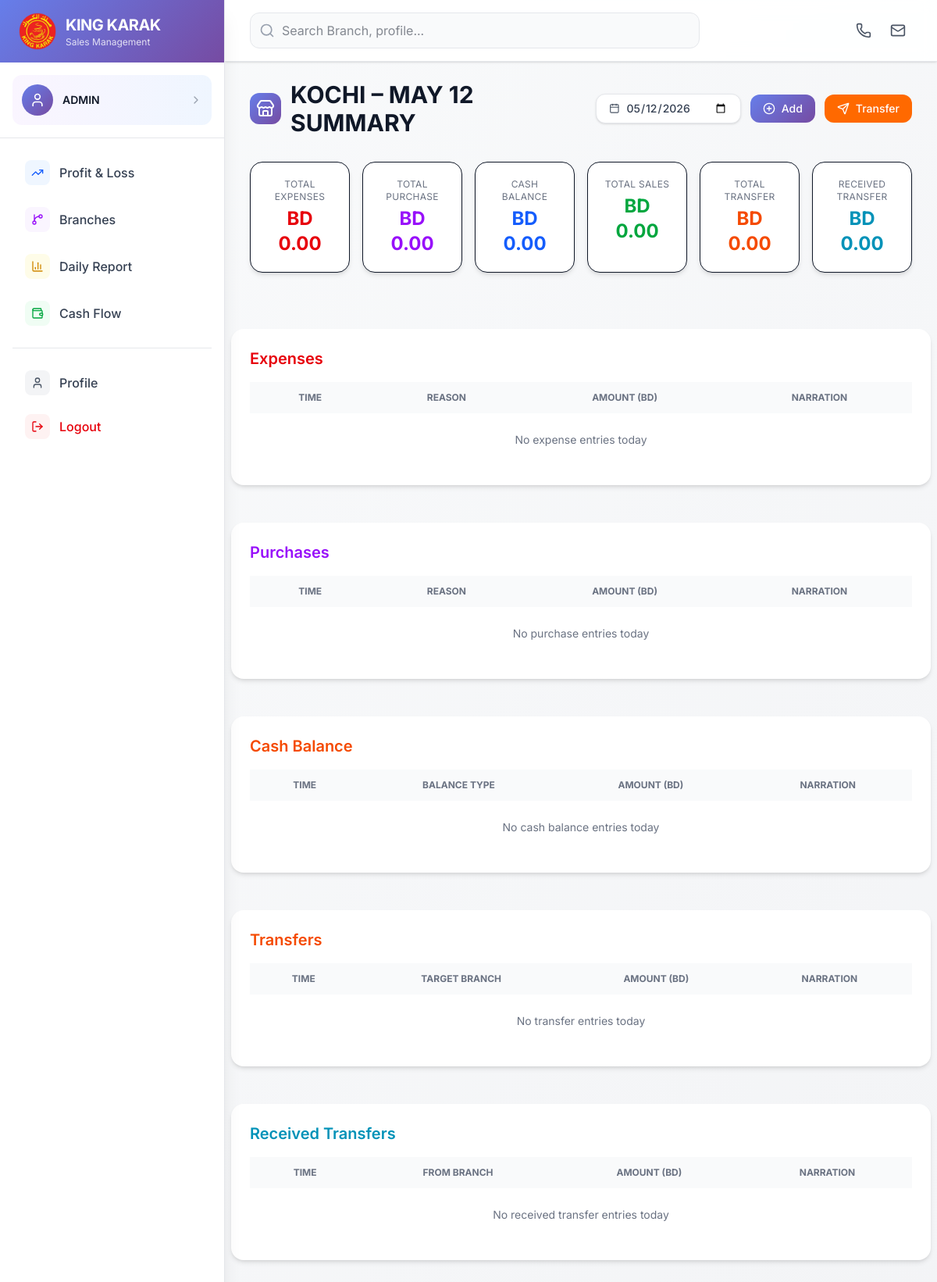
Page /branches/2/ (signed in) on the earlier database version.
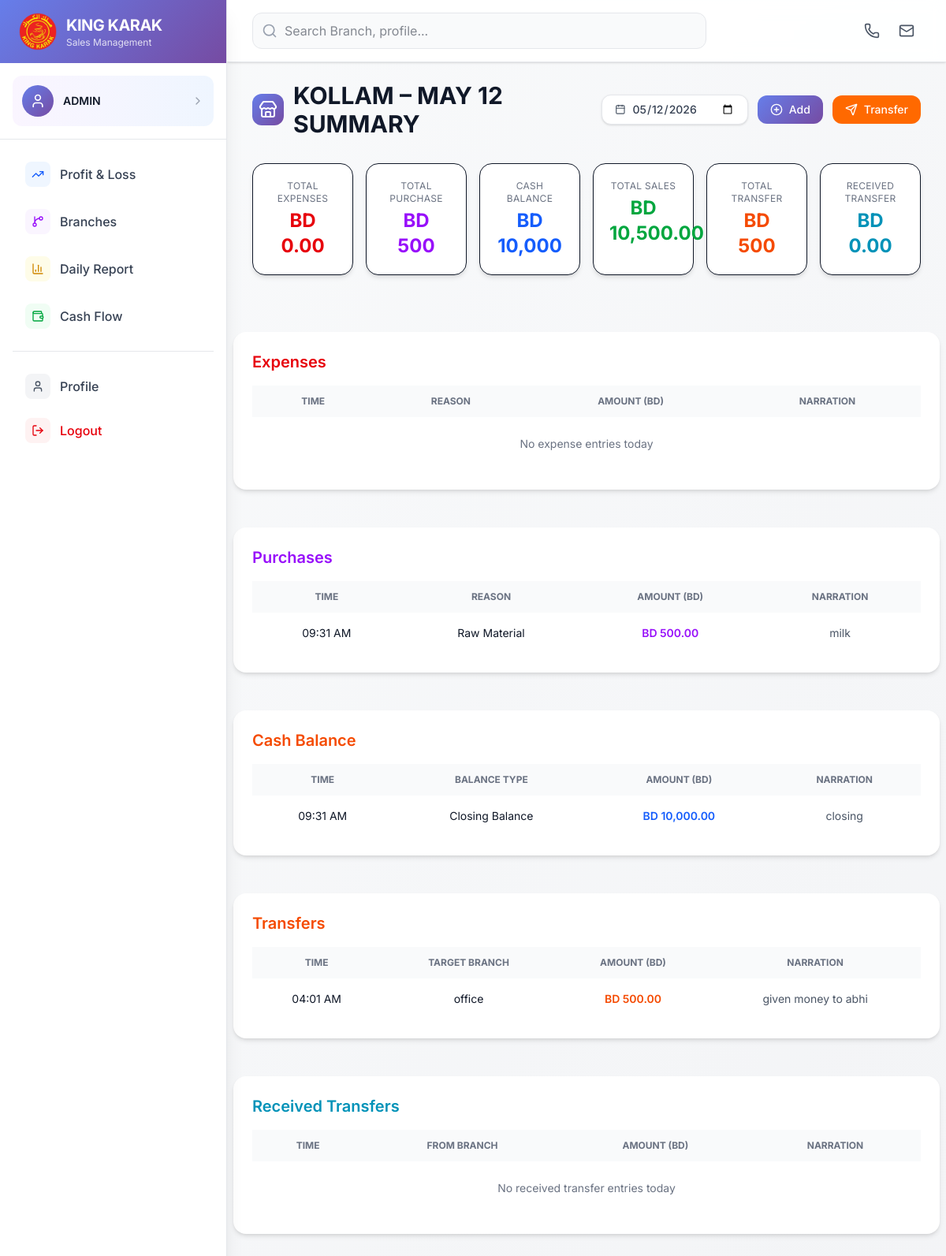
Same page on the later database version.
### app/models.py (models this page shows, shortened)
class Branch(models.Model):
    name = models.CharField(max_length=255)
    location = models.CharField(max_length=255)
    user = models.OneToOneField(User, on_delete=models.CASCADE, related_name="branch_account")
    working_partnership = models.DecimalField(max_digits=5,  decimal_places=2,help_text="Enter percentage like 2.50 for 2.5%")

class Transaction(models.Model):
    PURCHASE_CATEGORY_CHOICES = (
        ("RAW", "Raw Material"),
        ("ASSET", "Asset Purchase"),
        ("INVENTORY", "Inventory"),
        ('OTHER', 'Other'),
    )
    EXPENSE_CATEGORY_CHOICES = (
        ("RENT", "Rent"),
        ("SALARY", "Salary"),
        ("UTILITY", "Utility"),
        ("MARKETING", "Marketing"),
        ('OTHER', 'Other'),
    )
    CASHBALANCE_CATEGORY_CHOICES = (
        ("OPENING", "Opening Balance"),
        ("CLOSING", "Closing Balance"),
        ('OTHER', 'Other'),
    )
    TRANSACTION_TYPE_CHOICES = (
        ("SALE", "Sales"),
        ("PURCHASE", "Purchase"),
        ("EXPENSE", "Expense"),
        ("CASHBALANCE", "Cash Balance"),
        ("TRANSFER", "Transfer"),
    )
    branch = models.ForeignKey(
        Branch, on_delete=models.CASCADE, related_name="transactions"
    )
    target_branch = models.ForeignKey(
        Branch, on_delete=models.SET_NULL, null=True, blank=True, related_name="received_transfers"
    )
    transaction_type = models.CharField(max_length=12, choices=TRANSACTION_TYPE_CHOICES
    )
    purchase_category = models.CharField(max_length=30, choices=PURCHASE_CATEGORY_CHOICES,null=True,blank=True
    )
    expense_category = models.CharField(max_length=30, choices=EXPENSE_CATEGORY_CHOICES,null=True,blank=True
    )
    cashbalance_category = models.CharField(max_length=30, choices=CASHBALANCE_CATEGORY_CHOICES,null=True,blank=True
    )
    amount = models.DecimalField(max_digits=10, decimal_places=2)
    description = models.TextField(null=True, blank=True)
    created_on = models.DateTimeField(default=timezone.now)

### app/views.py (the view, shortened to what this page needs)
# urls.py: path("branches/<int:branch_id>/", views.branch_detail, name="branch_detail"),
@login_required(login_url="login")
def branch_detail(request, branch_id):
    branch = get_object_or_404(Branch, id=branch_id)
    today = timezone.localdate()
    selected_date_str = request.GET.get("date")
    if selected_date_str:
        try:
            from datetime import datetime as dt
            selected_date = dt.strptime(selected_date_str, "%Y-%m-%d").date()
        except (ValueError, TypeError):
            selected_date = today
    else:
        selected_date = today
    start_of_day = timezone.make_aware(datetime.combine(selected_date, time.min))
    end_of_day = timezone.make_aware(datetime.combine(selected_date, time.max))
    transactions = Transaction.objects.filter(
        branch=branch,
        created_on__gte=start_of_day, created_on__lte=end_of_day
    ).order_by("-created_on")
    sales_transactions = transactions.filter(transaction_type="SALE")
    expense_transactions = transactions.filter(transaction_type="EXPENSE")
    purchase_transactions = transactions.filter(transaction_type="PURCHASE")
    cashbalance_transactions = transactions.filter(transaction_type="CASHBALANCE")
    transfer_transactions = transactions.filter(transaction_type="TRANSFER")
    totals = transactions.aggregate(
        total_sales=Sum(
            Case(
                When(transaction_type="SALE", then="amount"),
                default=Decimal("0.00"),
                output_field=DecimalField()
            )
        ),
        total_expense=Sum(
            Case(
                When(transaction_type="EXPENSE", then="amount"),
                default=Decimal("0.00"),
                output_field=DecimalField()
            )
        ),
        total_purchase=Sum(
            Case(
                When(transaction_type="PURCHASE", then="amount"),
                default=Decimal("0.00"),
                output_field=DecimalField()
            )
        ),
        total_cashbalance=Sum(
            Case(
                When(transaction_type="CASHBALANCE", then="amount"),
                default=Decimal("0.00"),
                output_field=DecimalField()
            )
        ),
        total_transfer=Sum(
            Case(
                When(transaction_type="TRANSFER", then="amount"),
                default=Decimal("0.00"),
                output_field=DecimalField()
            )
        ),
    )
    total_sales = totals["total_sales"] or Decimal("0.00")
    total_expense = totals["total_expense"] or Decimal("0.00")
    total_purchase = totals["total_purchase"] or Decimal("0.00")
    total_cashbalance = totals["total_cashbalance"] or Decimal("0.00")
    total_transfer = totals["total_transfer"] or Decimal("0.00")
    received_transfers_raw = sales_transactions.filter(description__startswith="Transfer from")
    total_received_transfer = received_transfers_raw.aggregate(
        total=Sum("amount", default=Decimal("0.00"))
    )["total"] or Decimal("0.00")
    received_transfers = []
    balance_total = total_purchase + total_expense + total_cashbalance
    context = {
        "branch": branch,
        "today": today,
        "selected_date": selected_date,
        "sales_transactions": sales_transactions,
        "expense_transactions": expense_transactions,
        "purchase_transactions": purchase_transactions,
        "cashbalance_transactions": cashbalance_transactions,
        "transfer_transactions": transfer_transactions,
        "received_transfers": received_transfers,
        "total_sales": total_sales,
        "total_expense": total_expense,
        "total_purchase": total_purchase,
        "total_cashbalance": total_cashbalance,
        "total_transfer": total_transfer,
        "total_received_transfer": total_received_transfer,
        "balance_total": balance_total,
    }
    return render(request, "owner/admin_branch_detail.html", context)

### app/templates/owner/admin_branch_detail.html (shortened to what the changed rows need)
{% extends "base.html" %}
{% load humanize %}
{% block content %}
<div class="space-y-8">
    <div class="flex flex-col gap-4 sm:flex-row sm:items-center sm:justify-between">
        <h1
            class="text-xl sm:text-3xl font-bold text-gray-900 flex items-center gap-3 uppercase text-center sm:text-left">
            <div class="w-10 h-10 rounded-xl gradient-primary flex items-center justify-center shrink-0">
                <i data-lucide="store" class="w-6 h-6 text-white"></i>
            </div>
            <span class="break-words">
                {{ branch.name }} – {{ selected_date|date:"M d" }} Summary
            </span>
        </h1>
    </div>
    <div class="grid grid-cols-2 sm:grid-cols-3 lg:grid-cols-6 gap-4">
        <div class="bg-white p-5 rounded-2xl shadow-md hover:shadow-lg transition text-center border">
            <h3 class="text-xs uppercase tracking-wide text-gray-500">Total Purchase</h3>
            <p class="mt-1 text-2xl font-bold text-purple-600">
                BD {{ total_purchase|intcomma }}
            </p>
        </div>
        <div class="bg-white p-5 rounded-2xl shadow-md hover:shadow-lg transition text-center border">
            <h3 class="text-xs uppercase tracking-wide text-gray-500">Cash Balance</h3>
            <p class="mt-1 text-2xl font-bold text-blue-600">
                BD {{ total_cashbalance|intcomma }}
            </p>
        </div>
        <div class="bg-white p-5 rounded-2xl shadow-md hover:shadow-lg transition text-center border">
            <h3 class="text-xs uppercase tracking-wide text-gray-500">Total Sales</h3>
            <p class="mt-1 text-2xl font-bold text-green-600">
                BD {{ balance_total|intcomma }}
            </p>
        </div>
        <div class="bg-white p-5 rounded-2xl shadow-md hover:shadow-lg transition text-center border">
            <h3 class="text-xs uppercase tracking-wide text-gray-500">Total Transfer</h3>
            <p class="mt-1 text-2xl font-bold text-orange-600">
                BD {{ total_transfer|intcomma }}
            </p>
        </div>
    </div>
</div>
</div>
<div class="bg-white rounded-2xl p-6 mx-2 my-12 shadow-md">
    <h2 class="text-xl font-semibold mb-4 text-red-600">Expenses</h2>
    <div class="overflow-x-auto">
        <table class="min-w-full border-collapse">
            <thead class="bg-gray-50">
                <tr class="text-xs uppercase text-gray-500">
                    <th class="px-6 py-3 text-center">Time</th>
                    <th class="px-6 py-3 text-center">Reason</th>
                    <th class="px-6 py-3 text-center">Amount (BD)</th>
                    <th class="px-6 py-3 text-center">Narration</th>
                </tr>
            </thead>
        </table>
    </div>
</div>
<div class="bg-white rounded-2xl p-6 mx-2 mb-12 shadow-md">
    <h2 class="text-xl font-semibold mb-4 text-purple-600">Purchases</h2>
    <div class="overflow-x-auto">
        <table class="min-w-full border-collapse">
            <thead class="bg-gray-50">
                <tr class="text-xs uppercase text-gray-500">
                    <th class="px-6 py-3 text-center">Time</th>
                    <th class="px-6 py-3 text-center">Reason</th>
                    <th class="px-6 py-3 text-center">Amount (BD)</th>
                    <th class="px-6 py-3 text-center">Narration</th>
                </tr>
            </thead>
            <tbody class="divide-y text-sm">
                {% for t in purchase_transactions %}
                <tr class="hover:bg-gray-50">
                    <td class="px-6 py-4 text-center whitespace-nowrap">
                        {{ t.created_on|date:"h:i A" }}
                    </td>
                    <td class="px-6 py-4 text-center">
                        {{ t.get_purchase_category_display }}
                    </td>
                    <td class="px-6 py-4 text-center font-semibold text-purple-600 whitespace-nowrap">
                        BD {{ t.amount|floatformat:2|intcomma }}
                    </td>
                    <td class="px-6 py-4 text-center text-gray-600">
                        {{ t.description|default:"-" }}
                    </td>
                </tr>
                {% empty %}
                <tr>
                    <td colspan="4" class="py-6 text-center text-gray-500">
                        No purchase entries today
                    </td>
                </tr>
                {% endfor %}
            </tbody>
        </table>
    </div>
</div>
<div class="bg-white rounded-2xl p-6 mx-2 mb-12 shadow-md">
    <h2 class="text-xl font-semibold mb-4 text-orange-600">Cash Balance</h2>
    <div class="overflow-x-auto">
        <table class="min-w-full border-collapse">
            <thead class="bg-gray-50">
                <tr class="text-xs uppercase text-gray-500">
                    <th class="px-6 py-3 text-center">Time</th>
                    <th class="px-6 py-3 text-center">Balance Type</th>
                    <th class="px-6 py-3 text-center">Amount (BD)</th>
                    <th class="px-6 py-3 text-center">Narration</th>
                </tr>
            </thead>
            <tbody class="divide-y text-sm">
                {% for t in cashbalance_transactions %}
                <tr class="hover:bg-gray-50">
                    <td class="px-6 py-4 text-center whitespace-nowrap">
                        {{ t.created_on|date:"h:i A" }}
                    </td>
                    <td class="px-6 py-4 text-center">
                        {{ t.get_cashbalance_category_display }}
                    </td>
                    <td class="px-6 py-4 text-center font-semibold text-blue-600 whitespace-nowrap">
                        BD {{ t.amount|floatformat:2|intcomma }}
                    </td>
                    <td class="px-6 py-4 text-center text-gray-600">
                        {{ t.description|default:"-" }}
                    </td>
                </tr>
                {% empty %}
                <tr>
                    <td colspan="4" class="py-6 text-center text-gray-500">
                        No cash balance entries today
                    </td>
                </tr>
                {% endfor %}
            </tbody>
        </table>
    </div>
</div>
<div class="bg-white rounded-2xl p-6 mx-2 mb-12 shadow-md">
    <h2 class="text-xl font-semibold mb-4 text-orange-600">Transfers</h2>
    <div class="overflow-x-auto">
        <table class="min-w-full border-collapse">
            <thead class="bg-gray-50">
                <tr class="text-xs uppercase text-gray-500">
                    <th class="px-6 py-3 text-center">Time</th>
                    <th class="px-6 py-3 text-center">Target Branch</th>
                    <th class="px-6 py-3 text-center">Amount (BD)</th>
                    <th class="px-6 py-3 text-center">Narration</th>
                </tr>
            </thead>
            <tbody class="divide-y text-sm">
                {% for t in transfer_transactions %}
                <tr class="hover:bg-gray-50">
                    <td class="px-6 py-4 text-center whitespace-nowrap">
                        {{ t.created_on|date:"h:i A" }}
                    </td>
                    <td class="px-6 py-4 text-center">
                        {{ t.target_branch.name }}
                    </td>
                    <td class="px-6 py-4 text-center font-semibold text-orange-600 whitespace-nowrap">
                        BD {{ t.amount|floatformat:2|intcomma }}
                    </td>
                    <td class="px-6 py-4 text-center text-gray-600">
                        {{ t.description|default:"-" }}
                    </td>
                </tr>
                {% empty %}
                <tr>
                    <td colspan="4" class="py-6 text-center text-gray-500">
                        No transfer entries today
                    </td>
                </tr>
                {% endfor %}
            </tbody>
        </table>
    </div>
</div>
<div class="bg-white rounded-2xl p-6 mx-2 mb-12 shadow-md">
    <h2 class="text-xl font-semibold mb-4 text-cyan-600">Received Transfers</h2>
    <div class="overflow-x-auto">
        <table class="min-w-full border-collapse">
            <thead class="bg-gray-50">
                <tr class="text-xs uppercase text-gray-500">
                    <th class="px-6 py-3 text-center">Time</th>
                    <th class="px-6 py-3 text-center">From Branch</th>
                    <th class="px-6 py-3 text-center">Amount (BD)</th>
                    <th class="px-6 py-3 text-center">Narration</th>
                </tr>
            </thead>
        </table>
    </div>
</div>
{% endblock %}

Differences in the rows shown:
changed Branch: name "KOCHI" → "KOLLAM"
now on this page (row edited): Transaction: created_on "09:31 AM", purchase_category "Raw Material", amount "500.00", description "milk", shown under "Purchases"
now on this page (row edited): Transaction: created_on "09:31 AM", cashbalance_category "Closing Balance", amount "10,000.00", description "closing", shown under "Cash Balance"
now on this page (row edited): Transaction: created_on "04:01 AM", target_branch.name "office", amount "500.00", description "given money to abhi", shown under "Transfers"
Other differences:
{{ total_purchase|intcomma }}: "0.00" → "500"
{{ total_cashbalance|intcomma }}: "0.00" → "10,000"
{{ balance_total|intcomma }}: "0.00" → "10,500.00"
{{ total_transfer|intcomma }}: "0.00" → "500"
text no longer shown: "No purchase entries today No cash balance entries today No transfer entries today"
